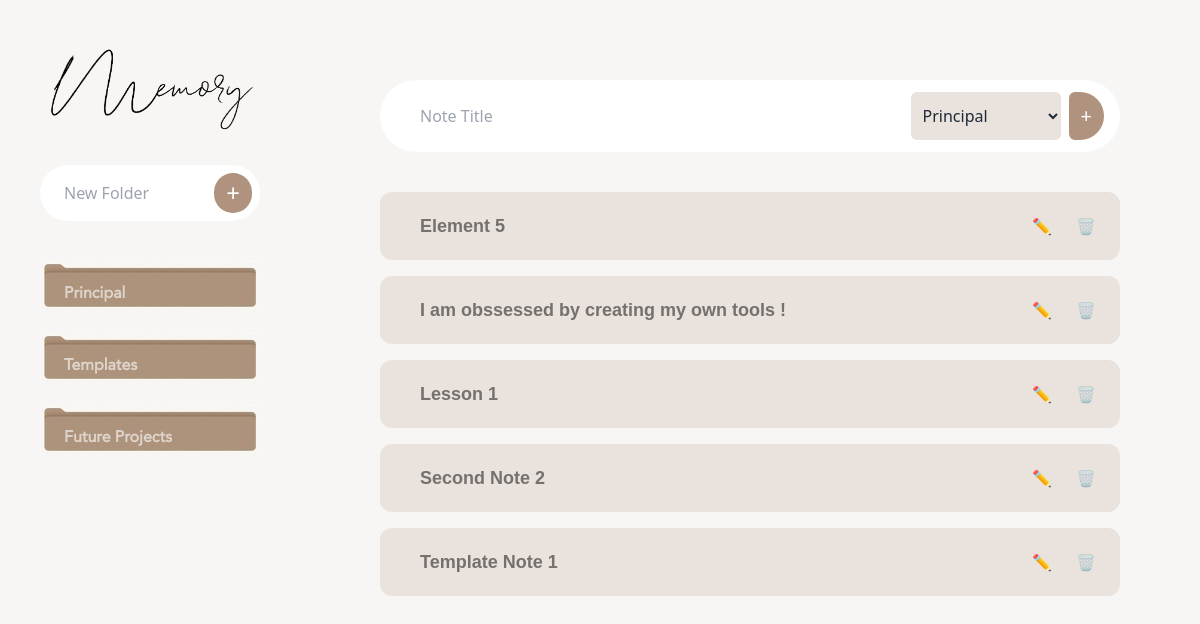
Before: / with the older database file.
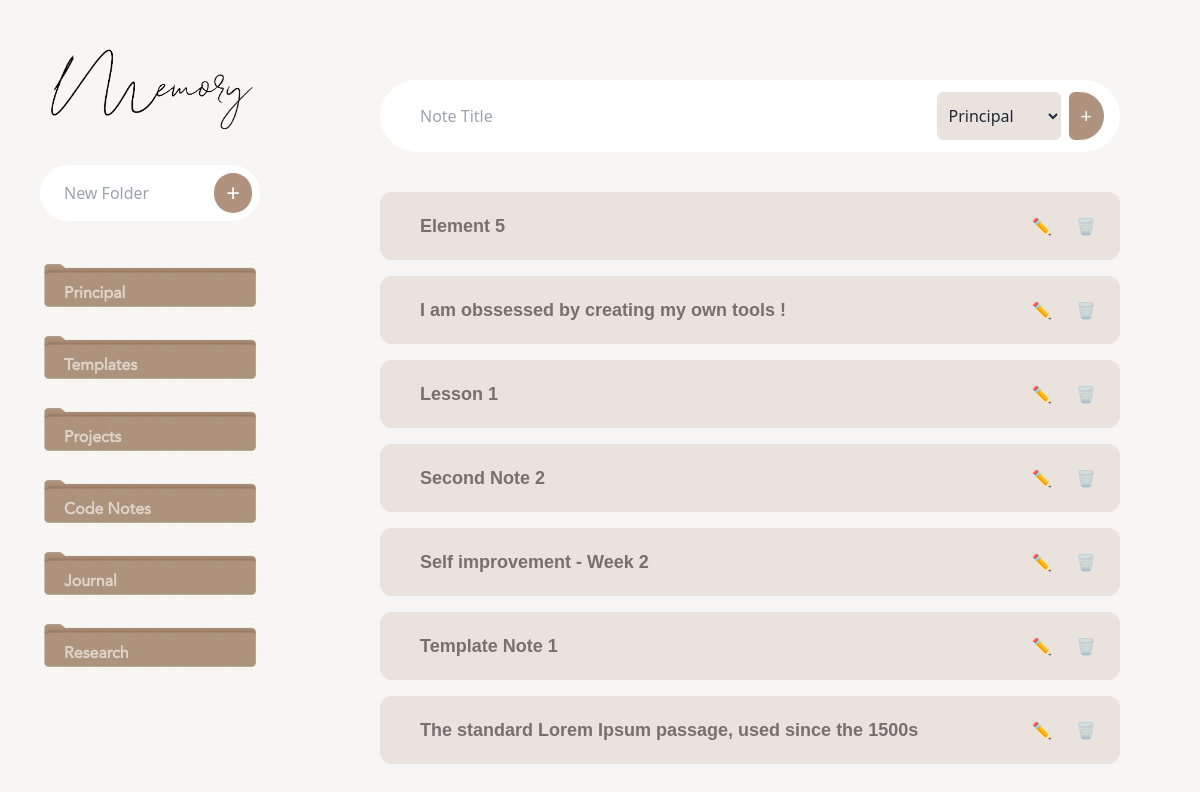
After: the same page with the newer database file.
### tables this page shows
CREATE TABLE folders (
            id INTEGER PRIMARY KEY AUTOINCREMENT,
            name TEXT UNIQUE
        );

CREATE TABLE notes (
            id INTEGER PRIMARY KEY AUTOINCREMENT,
            title TEXT UNIQUE,
            filename TEXT
        , folder_id INTEGER DEFAULT 1);

### app.py (the view)
@app.route('/')
def index():
    folder_id = request.args.get('folder_id', type=int)
    with sqlite3.connect(DB_FILE) as conn:
        c = conn.cursor()
        c.execute("SELECT id, name FROM folders")
        folders = c.fetchall()
        if folder_id:
            c.execute("SELECT id, title FROM notes WHERE folder_id = ?", (folder_id,))
        else:
            c.execute("SELECT id, title FROM notes")
        notes = c.fetchall()
    return render_template('index.html', notes=notes, folders=folders)

### templates/index.html (shortened to what this page needs)
<!DOCTYPE html>
<html>
  <head>
    <link
      href="https://cdn.jsdelivr.net/npm/tailwindcss@2.2.19/dist/tailwind.min.css"
      rel="stylesheet"
    />
    <link
      href="/static/styles.css"
      rel="stylesheet"
    />
  </head>
  <body class=" bg-custom-color text-gray-800">
    <div class="min-h-screen flex">
      <div class="w-1/4 px-10 py-10 ">
        <img
          src="/static/img/icon.png"
          alt="App Icon"
          class="w-[1/2] mb-6 h-[1/2]"
        />
        <form
          action="{{ url_for('add_folder') }}"
          method="post"
          class="flex bg-white rounded-full p-2 mb-10 gap-2"
        >
          <input
            type="text"
            name="name"
            placeholder="New Folder"
            required
            class="w-full p-2 pl-4 rounded-full border-white focus:border-white focus:ring-white focus:outline-none"
          />
          <button
            type="submit"
            class="bg-custom-sidebar text-white text-2xl text-white p-3 py-1 rounded-full"
          >
            +
          </button>
        </form>
        <ul class="gap-2">
          {% for folder in folders %}
          <li
            class="group flex mb-3 justify-between bg-contain bg-no-repeat items-center py-4 p-2 rounded-md cursor-pointer"
            style="background-image: url('/static/img/folder.jpg');"
            onclick="window.location='{{ url_for('index', folder_id=folder[0]) }}';"
          >
            <span
              class="font-janna font-bold mt-1 ml-4 text-white text-opacity-60 folder-name"
            >
              {{ folder[1][:25] ~ '...' if folder[1]|length > 28 else folder[1]
              }}
            </span>
          </li>
          {% endfor %}
        </ul>
      </div>
      <div class="flex-1 px-20 py-20  flex flex-col bg-[#f1f1ef]">
        <form
          action="{{ url_for('add_note') }}"
          method="post"
          class="flex gap-2 mb-10 bg-white px-4 py-3 rounded-full"
        >
          <input
            type="text"
            name="title"
            placeholder="Note Title"
            required
            class="w-full p-3 pl-6 rounded-l-3xl rounded-r-md border-white focus:border-white focus:ring-white focus:outline-none"
          />
          <select
            name="folder_id"
            class="p-2 bg-custom-slidebar rounded-md"
          >
            {% for folder in folders %}
            <option value="{{ folder[0] }}">{{ folder[1] }}</option>
            {% endfor %}
          </select>
          <button
            type="submit"
            class="bg-custom-sidebar  text-white text-xl rounded-r-3xl rounded-l-md text-white p-3 py-1 rounded-full"
          >
            +
          </button>
        </form>
        <ul class="space-y-4 flex-grow overflow-y-auto">
          {% for note in notes %}
          <li
            class=" px-6 py-5 rounded-xl text-black text-opacity-50 bg-custom-slidebar cursor-pointer flex justify-between items-center"
          >
            <a
              href="{{ url_for('view_note', note_id=note[0]) }}"
              class="w-4/5"
            >
              <span class="ml-4 font-futurabkbt text-lg font-bold">
                {{ note[1] }}
              </span>
            </a>
            <div class="space-x-4">
              <a
                href="{{ url_for('edit_note', note_id=note[0]) }}"
                class="text-yellow-500"
              >
                ✏️
              </a>
              <form
                action="{{ url_for('delete_note', note_id=note[0]) }}"
                method="post"
                class="inline"
              >
                🗑️
              </form>
            </div>
          </li>
          {% endfor %}
        </ul>
      </div>
    </div>
  </body>
</html>

### static/styles.css (style rules this page uses)
.font-janna { font-family: "Janna", sans-serif; }
.font-futurabkbt { font-family: "FuturaBkBt", sans-serif; }
.bg-custom-sidebar { background-color: #af937e; }
.bg-custom-slidebar { background-color: #e9e2dd; transition: background-color 0.3s ease-in-out; }
.bg-custom-color { background-color: #f7f6f4; }

Changed rows visible on the page:
removed folders: name "Future Projects"
added folders: name "Projects"
added folders: name "Code Notes"
added folders: name "Journal"
added folders: name "Research"
added notes: title "Self improvement - Week 2"
added notes: title "The standard Lorem Ipsum passage, used since the 1500s"
